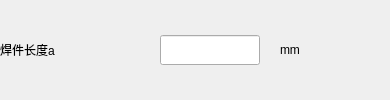
       <widget class="QWidget" name="widget_2" native="true">
        <layout class="QHBoxLayout" name="horizontalLayout_4">
         <property name="spacing">
          <number>20</number>
         </property>
         <property name="leftMargin">
          <number>0</number>
         </property>
         <property name="topMargin">
          <number>0</number>
         </property>
         <property name="rightMargin">
          <number>0</number>
         </property>
         <property name="bottomMargin">
          <number>0</number>
         </property>
         <item>
          <widget class="QLabel" name="lbPart2">
           <property name="sizePolicy">
            <sizepolicy hsizetype="Expanding" vsizetype="Preferred">
             <horstretch>0</horstretch>
             <verstretch>0</verstretch>
            </sizepolicy>
           </property>
           <property name="minimumSize">
            <size>
             <width>100</width>
             <height>30</height>
            </size>
           </property>
           <property name="maximumSize">
            <size>
             <width>100</width>
             <height>30</height>
            </size>
           </property>
           <property name="text">
            <string>焊件长度a</string>
           </property>
          </widget>
         </item>
         <item>
          <spacer name="horizontalSpacer_15">
           <property name="orientation">
            <enum>Qt::Horizontal</enum>
           </property>
           <property name="sizeHint" stdset="0">
            <size>
             <width>40</width>
             <height>20</height>
            </size>
           </property>
          </spacer>
         </item>
         <item>
          <widget class="QLineEdit" name="lePartA">
           <property name="minimumSize">
            <size>
             <width>100</width>
             <height>30</height>
            </size>
           </property>
           <property name="maximumSize">
            <size>
             <width>100</width>
             <height>30</height>
            </size>
           </property>
          </widget>
         </item>
         <item>
          <widget class="QLabel" name="lbPart2_2">
           <property name="sizePolicy">
            <sizepolicy hsizetype="Expanding" vsizetype="Preferred">
             <horstretch>0</horstretch>
             <verstretch>0</verstretch>
            </sizepolicy>
           </property>
           <property name="minimumSize">
            <size>
             <width>70</width>
             <height>30</height>
            </size>
           </property>
           <property name="maximumSize">
            <size>
             <width>70</width>
             <height>30</height>
            </size>
           </property>
           <property name="text">
            <string>mm</string>
           </property>
          </widget>
         </item>
         <item>
          <spacer name="horizontalSpacer_2">
           <property name="orientation">
            <enum>Qt::Horizontal</enum>
           </property>
           <property name="sizeHint" stdset="0">
            <size>
             <width>40</width>
             <height>20</height>
            </size>
           </property>
          </spacer>
         </item>
        </layout>
       </widget>
